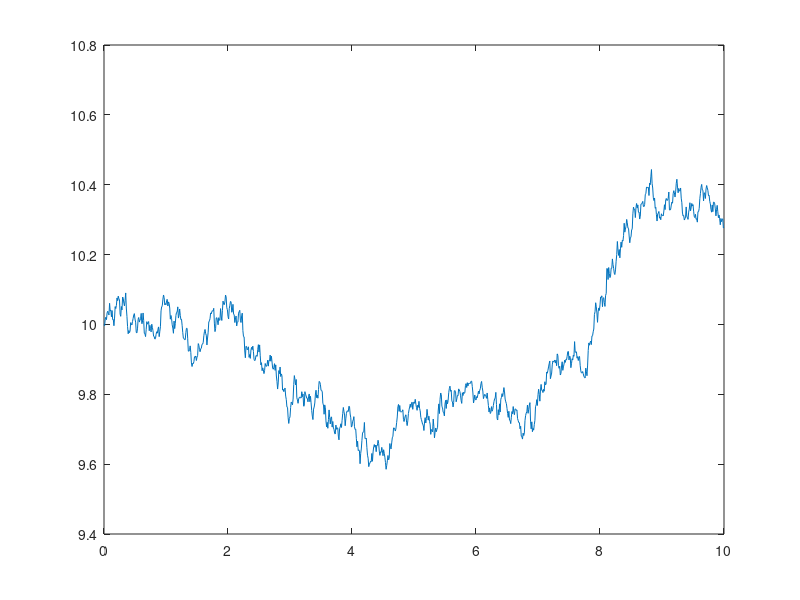

Here is the MATLAB script that generated this plot:
close all; clear all;

M = 1;
T = 10;
N = 1000;
Del_t = T/N;
a = 0.03;
b = 0.17;

x = ones(N+1, M);
t = ones(N+1, 1);
x(1,:) = 10;
t(1) = 0;

for i=2:N+1
    t(i) = t(i-1) + Del_t;
    x(i,:) = x(i-1,:) + a*Del_t + b*sqrt(Del_t)*randn(1,M);
end

plot(t,x);